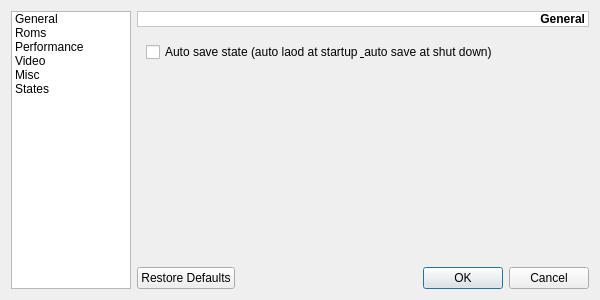
<?xml version="1.0" encoding="UTF-8"?>
<ui version="4.0">
 <class>UISettings</class>
 <widget class="QDialog" name="UISettings">
  <property name="geometry">
   <rect>
    <x>0</x>
    <y>0</y>
    <width>600</width>
    <height>300</height>
   </rect>
  </property>
  <property name="windowTitle">
   <string>Settings</string>
  </property>
  <layout class="QGridLayout" name="gridLayout">
   <item row="0" column="0" rowspan="3">
    <widget class="QListWidget" name="lwPages">
     <property name="sizePolicy">
      <sizepolicy hsizetype="Maximum" vsizetype="Expanding">
       <horstretch>0</horstretch>
       <verstretch>0</verstretch>
      </sizepolicy>
     </property>
     <property name="maximumSize">
      <size>
       <width>120</width>
       <height>16777215</height>
      </size>
     </property>
     <property name="editTriggers">
      <set>QAbstractItemView::NoEditTriggers</set>
     </property>
     <property name="selectionBehavior">
      <enum>QAbstractItemView::SelectRows</enum>
     </property>
     <property name="uniformItemSizes">
      <bool>true</bool>
     </property>
     <property name="currentRow">
      <number>-1</number>
     </property>
     <item>
      <property name="text">
       <string>General</string>
      </property>
      <property name="icon">
       <iconset resource="resources/resources.qrc">
        <normaloff>:/icons/find-options-16.png</normaloff>:/icons/find-options-16.png</iconset>
      </property>
     </item>
     <item>
      <property name="text">
       <string>Roms</string>
      </property>
      <property name="icon">
       <iconset resource="resources/resources.qrc">
        <normaloff>:/icons/find-clear-16.png</normaloff>:/icons/find-clear-16.png</iconset>
      </property>
     </item>
     <item>
      <property name="text">
       <string>Performance</string>
      </property>
     </item>
     <item>
      <property name="text">
       <string>Video</string>
      </property>
     </item>
     <item>
      <property name="text">
       <string>Misc</string>
      </property>
     </item>
     <item>
      <property name="text">
       <string>States</string>
      </property>
     </item>
    </widget>
   </item>
   <item row="0" column="1">
    <widget class="QLabel" name="lInformations">
     <property name="palette">
      <palette>
       <active>
        <colorrole role="Base">
         <brush brushstyle="SolidPattern">
          <color alpha="255">
           <red>255</red>
           <green>255</green>
           <blue>255</blue>
          </color>
         </brush>
        </colorrole>
        <colorrole role="Window">
         <brush brushstyle="SolidPattern">
          <color alpha="255">
           <red>255</red>
           <green>255</green>
           <blue>255</blue>
          </color>
         </brush>
        </colorrole>
       </active>
       <inactive>
        <colorrole role="Base">
         <brush brushstyle="SolidPattern">
          <color alpha="255">
           <red>255</red>
           <green>255</green>
           <blue>255</blue>
          </color>
         </brush>
        </colorrole>
        <colorrole role="Window">
         <brush brushstyle="SolidPattern">
          <color alpha="255">
           <red>255</red>
           <green>255</green>
           <blue>255</blue>
          </color>
         </brush>
        </colorrole>
       </inactive>
       <disabled>
        <colorrole role="Base">
         <brush brushstyle="SolidPattern">
          <color alpha="255">
           <red>255</red>
           <green>255</green>
           <blue>255</blue>
          </color>
         </brush>
        </colorrole>
        <colorrole role="Window">
         <brush brushstyle="SolidPattern">
          <color alpha="255">
           <red>255</red>
           <green>255</green>
           <blue>255</blue>
          </color>
         </brush>
        </colorrole>
       </disabled>
      </palette>
     </property>
     <property name="font">
      <font>
       <weight>75</weight>
       <bold>true</bold>
      </font>
     </property>
     <property name="autoFillBackground">
      <bool>true</bool>
     </property>
     <property name="frameShape">
      <enum>QFrame::StyledPanel</enum>
     </property>
     <property name="frameShadow">
      <enum>QFrame::Sunken</enum>
     </property>
     <property name="text">
      <string>General</string>
     </property>
     <property name="alignment">
      <set>Qt::AlignRight|Qt::AlignTrailing|Qt::AlignVCenter</set>
     </property>
    </widget>
   </item>
   <item row="1" column="1">
    <widget class="QStackedWidget" name="swPages">
     <property name="sizePolicy">
      <sizepolicy hsizetype="Expanding" vsizetype="Preferred">
       <horstretch>0</horstretch>
       <verstretch>0</verstretch>
      </sizepolicy>
     </property>
     <property name="currentIndex">
      <number>5</number>
     </property>
     <widget class="QWidget" name="wGeneral">
      <layout class="QVBoxLayout" name="verticalLayout">
       <item>
        <layout class="QGridLayout" name="gridLayout_2">
         <property name="topMargin">
          <number>12</number>
         </property>
         <item row="0" column="0" colspan="2">
          <widget class="QLabel" name="lBinaryFile">
           <property name="font">
            <font>
             <weight>75</weight>
             <bold>true</bold>
            </font>
           </property>
           <property name="text">
            <string>Binary file</string>
           </property>
          </widget>
         </item>
         <item row="1" column="0" colspan="2">
          <widget class="Line" name="fBinaryFile">
           <property name="orientation">
            <enum>Qt::Horizontal</enum>
           </property>
          </widget>
         </item>
         <item row="2" column="0">
          <widget class="QLineEdit" name="leBinaryFile">
           <property name="toolTip">
            <string>Enter the 'sdlmess' binary filepath/filename</string>
           </property>
          </widget>
         </item>
         <item row="2" column="1">
          <widget class="QToolButton" name="tbBinaryFile">
           <property name="toolTip">
            <string>Locate 'sdlmess' binary file</string>
           </property>
           <property name="text">
            <string>...</string>
           </property>
          </widget>
         </item>
        </layout>
       </item>
       <item>
        <layout class="QGridLayout" name="gridLayout_4">
         <property name="topMargin">
          <number>12</number>
         </property>
         <item row="0" column="0" colspan="2">
          <widget class="QLabel" name="lBiosPath">
           <property name="font">
            <font>
             <weight>75</weight>
             <bold>true</bold>
            </font>
           </property>
           <property name="text">
            <string>Bios path</string>
           </property>
          </widget>
         </item>
         <item row="1" column="0" colspan="2">
          <widget class="Line" name="fBiosPath">
           <property name="orientation">
            <enum>Qt::Horizontal</enum>
           </property>
          </widget>
         </item>
         <item row="2" column="0">
          <widget class="QLineEdit" name="leBiosPath">
           <property name="toolTip">
            <string>Enter the full path of your bios</string>
           </property>
          </widget>
         </item>
         <item row="2" column="1">
          <widget class="QToolButton" name="tbBiosPath">
           <property name="toolTip">
            <string>Locate your bios path</string>
           </property>
           <property name="text">
            <string>...</string>
           </property>
          </widget>
         </item>
        </layout>
       </item>
       <item>
        <spacer name="verticalSpacer">
         <property name="orientation">
          <enum>Qt::Vertical</enum>
         </property>
         <property name="sizeHint" stdset="0">
          <size>
           <width>20</width>
           <height>92</height>
          </size>
         </property>
        </spacer>
       </item>
      </layout>
     </widget>
     <widget class="QWidget" name="wRoms">
      <layout class="QVBoxLayout" name="verticalLayout_2">
       <item>
        <layout class="QGridLayout" name="gridLayout_5">
         <property name="topMargin">
          <number>12</number>
         </property>
         <item row="0" column="0" colspan="3">
          <widget class="QLabel" name="lRomsPath">
           <property name="font">
            <font>
             <weight>75</weight>
             <bold>true</bold>
            </font>
           </property>
           <property name="text">
            <string>Roms path</string>
           </property>
          </widget>
         </item>
         <item row="1" column="0" colspan="3">
          <widget class="Line" name="fRomsPath">
           <property name="orientation">
            <enum>Qt::Horizontal</enum>
           </property>
          </widget>
         </item>
         <item row="3" column="0">
          <widget class="QLineEdit" name="leRomsPath">
           <property name="toolTip">
            <string>Enter a roms path for this machine</string>
           </property>
          </widget>
         </item>
         <item row="3" column="2">
          <widget class="QToolButton" name="tbRomsPath">
           <property name="toolTip">
            <string>Locate a roms path</string>
           </property>
           <property name="text">
            <string>...</string>
           </property>
          </widget>
         </item>
         <item row="2" column="0" colspan="3">
          <widget class="QComboBox" name="cbRomsPath">
           <property name="toolTip">
            <string>List all non clone machines</string>
           </property>
          </widget>
         </item>
         <item row="3" column="1">
          <widget class="QToolButton" name="tbRomsPathSet">
           <property name="toolTip">
            <string>Validate the current roms path</string>
           </property>
           <property name="icon">
            <iconset resource="resources/resources.qrc">
             <normaloff>:/icons/find-options-16.png</normaloff>:/icons/find-options-16.png</iconset>
           </property>
          </widget>
         </item>
        </layout>
       </item>
       <item>
        <spacer name="verticalSpacer_2">
         <property name="orientation">
          <enum>Qt::Vertical</enum>
         </property>
         <property name="sizeHint" stdset="0">
          <size>
           <width>20</width>
           <height>132</height>
          </size>
         </property>
        </spacer>
       </item>
      </layout>
     </widget>
     <widget class="QWidget" name="wPerformance">
      <layout class="QVBoxLayout" name="verticalLayout_3">
       <item>
        <widget class="QCheckBox" name="cbMultithreading">
         <property name="text">
          <string>Activate multithreading</string>
         </property>
        </widget>
       </item>
       <item>
        <widget class="QCheckBox" name="cbSDLFPS">
         <property name="text">
          <string>Show SDL FPS</string>
         </property>
        </widget>
       </item>
       <item>
        <spacer name="verticalSpacer_3">
         <property name="orientation">
          <enum>Qt::Vertical</enum>
         </property>
         <property name="sizeHint" stdset="0">
          <size>
           <width>20</width>
           <height>173</height>
          </size>
         </property>
        </spacer>
       </item>
      </layout>
     </widget>
     <widget class="QWidget" name="wVideo">
      <layout class="QVBoxLayout" name="verticalLayout_4">
       <item>
        <layout class="QHBoxLayout" name="horizontalLayout">
         <item>
          <widget class="QLabel" name="lVideoMode">
           <property name="text">
            <string>Video mode</string>
           </property>
          </widget>
         </item>
         <item>
          <widget class="QComboBox" name="cbVideoMode">
           <item>
            <property name="text">
             <string>soft</string>
            </property>
           </item>
           <item>
            <property name="text">
             <string>opengl</string>
            </property>
           </item>
          </widget>
         </item>
        </layout>
       </item>
       <item>
        <layout class="QHBoxLayout" name="horizontalLayout_2">
         <item>
          <widget class="QLabel" name="lScaleMode">
           <property name="text">
            <string>Scale mode</string>
           </property>
          </widget>
         </item>
         <item>
          <widget class="QComboBox" name="cbScaleMode">
           <item>
            <property name="text">
             <string>none</string>
            </property>
           </item>
           <item>
            <property name="text">
             <string>async</string>
            </property>
           </item>
           <item>
            <property name="text">
             <string>yv12</string>
            </property>
           </item>
           <item>
            <property name="text">
             <string>yuy2</string>
            </property>
           </item>
           <item>
            <property name="text">
             <string>yv12x2</string>
            </property>
           </item>
           <item>
            <property name="text">
             <string>yuy2x2</string>
            </property>
           </item>
          </widget>
         </item>
        </layout>
       </item>
       <item>
        <widget class="QCheckBox" name="cbFullScreen">
         <property name="text">
          <string>FullScreen</string>
         </property>
        </widget>
       </item>
       <item>
        <widget class="QCheckBox" name="cbMaximize">
         <property name="text">
          <string>Maximize</string>
         </property>
        </widget>
       </item>
       <item>
        <widget class="QCheckBox" name="cbKeepAspectRatio">
         <property name="text">
          <string>Keep aspect ratio</string>
         </property>
        </widget>
       </item>
       <item>
        <widget class="QCheckBox" name="cbAllowDoubleStretchFactors">
         <property name="text">
          <string>Allow non-integer stretch factors</string>
         </property>
        </widget>
       </item>
       <item>
        <widget class="QCheckBox" name="cbWaitVBLANK">
         <property name="text">
          <string>Wait for VBLANK</string>
         </property>
        </widget>
       </item>
       <item>
        <spacer name="verticalSpacer_4">
         <property name="orientation">
          <enum>Qt::Vertical</enum>
         </property>
         <property name="sizeHint" stdset="0">
          <size>
           <width>20</width>
           <height>32</height>
          </size>
         </property>
        </spacer>
       </item>
      </layout>
     </widget>
     <widget class="QWidget" name="wMisc">
      <layout class="QVBoxLayout" name="verticalLayout_5">
       <item>
        <widget class="QCheckBox" name="cbSkipGameInformations">
         <property name="text">
          <string>Skip game informations</string>
         </property>
        </widget>
       </item>
       <item>
        <widget class="QCheckBox" name="cbSkipWarnings">
         <property name="text">
          <string>Skip warnings</string>
         </property>
        </widget>
       </item>
       <item>
        <widget class="QCheckBox" name="cbCheat">
         <property name="text">
          <string>Activate cheat engine</string>
         </property>
        </widget>
       </item>
       <item>
        <spacer name="verticalSpacer_5">
         <property name="orientation">
          <enum>Qt::Vertical</enum>
         </property>
         <property name="sizeHint" stdset="0">
          <size>
           <width>20</width>
           <height>146</height>
          </size>
         </property>
        </spacer>
       </item>
      </layout>
     </widget>
     <widget class="QWidget" name="wStates">
      <layout class="QVBoxLayout" name="verticalLayout_6">
       <item>
        <widget class="QCheckBox" name="cbAutoSave">
         <property name="text">
          <string>Auto save state (auto laod at startup &amp; auto save at shut down)</string>
         </property>
        </widget>
       </item>
       <item>
        <spacer name="verticalSpacer_6">
         <property name="orientation">
          <enum>Qt::Vertical</enum>
         </property>
         <property name="sizeHint" stdset="0">
          <size>
           <width>20</width>
           <height>200</height>
          </size>
         </property>
        </spacer>
       </item>
      </layout>
     </widget>
    </widget>
   </item>
   <item row="2" column="1">
    <widget class="QDialogButtonBox" name="dbbButtons">
     <property name="standardButtons">
      <set>QDialogButtonBox::Cancel|QDialogButtonBox::Ok|QDialogButtonBox::RestoreDefaults</set>
     </property>
    </widget>
   </item>
  </layout>
 </widget>
 <resources>
  <include location="resources/resources.qrc"/>
 </resources>
 <connections>
  <connection>
   <sender>lwPages</sender>
   <signal>currentTextChanged(QString)</signal>
   <receiver>lInformations</receiver>
   <slot>setText(QString)</slot>
   <hints>
    <hint type="sourcelabel">
     <x>101</x>
     <y>15</y>
    </hint>
    <hint type="destinationlabel">
     <x>172</x>
     <y>13</y>
    </hint>
   </hints>
  </connection>
  <connection>
   <sender>lwPages</sender>
   <signal>currentRowChanged(int)</signal>
   <receiver>swPages</receiver>
   <slot>setCurrentIndex(int)</slot>
   <hints>
    <hint type="sourcelabel">
     <x>84</x>
     <y>68</y>
    </hint>
    <hint type="destinationlabel">
     <x>181</x>
     <y>76</y>
    </hint>
   </hints>
  </connection>
  <connection>
   <sender>dbbButtons</sender>
   <signal>accepted()</signal>
   <receiver>UISettings</receiver>
   <slot>accept()</slot>
   <hints>
    <hint type="sourcelabel">
     <x>310</x>
     <y>288</y>
    </hint>
    <hint type="destinationlabel">
     <x>311</x>
     <y>324</y>
    </hint>
   </hints>
  </connection>
  <connection>
   <sender>dbbButtons</sender>
   <signal>rejected()</signal>
   <receiver>UISettings</receiver>
   <slot>reject()</slot>
   <hints>
    <hint type="sourcelabel">
     <x>342</x>
     <y>281</y>
    </hint>
    <hint type="destinationlabel">
     <x>374</x>
     <y>326</y>
    </hint>
   </hints>
  </connection>
 </connections>
 <slots>
  <slot>clicked(QAbstractButton*)</slot>
 </slots>
</ui>
